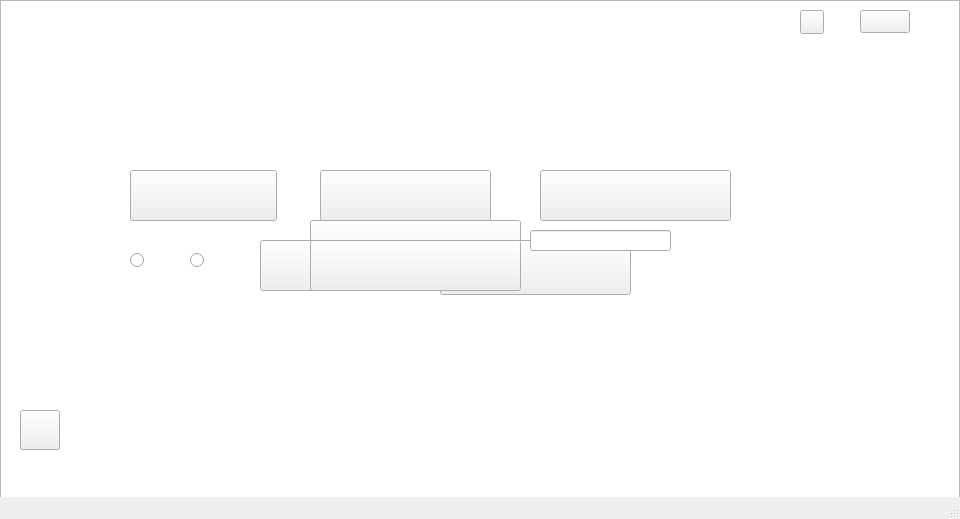
<?xml version="1.0" encoding="UTF-8"?>
<ui version="4.0">
 <class>MainWindow</class>
 <widget class="QMainWindow" name="MainWindow">
  <property name="geometry">
   <rect>
    <x>0</x>
    <y>0</y>
    <width>960</width>
    <height>519</height>
   </rect>
  </property>
  <property name="minimumSize">
   <size>
    <width>960</width>
    <height>519</height>
   </size>
  </property>
  <property name="maximumSize">
   <size>
    <width>960</width>
    <height>519</height>
   </size>
  </property>
  <property name="windowTitle">
   <string>MainWindow</string>
  </property>
  <property name="styleSheet">
   <string notr="true"/>
  </property>
  <widget class="QWidget" name="centralwidget">
   <property name="maximumSize">
    <size>
     <width>960</width>
     <height>519</height>
    </size>
   </property>
   <widget class="QGraphicsView" name="graphicsView">
    <property name="enabled">
     <bool>true</bool>
    </property>
    <property name="geometry">
     <rect>
      <x>0</x>
      <y>0</y>
      <width>960</width>
      <height>519</height>
     </rect>
    </property>
    <property name="maximumSize">
     <size>
      <width>960</width>
      <height>519</height>
     </size>
    </property>
    <property name="styleSheet">
     <string notr="true">background-image: url(:/Imagenes/FondoMenu.png);</string>
    </property>
    <property name="verticalScrollBarPolicy">
     <enum>Qt::ScrollBarAlwaysOff</enum>
    </property>
    <property name="horizontalScrollBarPolicy">
     <enum>Qt::ScrollBarAlwaysOff</enum>
    </property>
   </widget>
   <widget class="QPushButton" name="bottonJugar">
    <property name="geometry">
     <rect>
      <x>260</x>
      <y>240</y>
      <width>111</width>
      <height>51</height>
     </rect>
    </property>
    <property name="styleSheet">
     <string notr="true">background-image: url(:/Imagenes/JugarRickMorty.png);</string>
    </property>
    <property name="text">
     <string/>
    </property>
   </widget>
   <widget class="QPushButton" name="bottonInstrucciones">
    <property name="geometry">
     <rect>
      <x>440</x>
      <y>240</y>
      <width>191</width>
      <height>55</height>
     </rect>
    </property>
    <property name="maximumSize">
     <size>
      <width>16777215</width>
      <height>55</height>
     </size>
    </property>
    <property name="whatsThis">
     <string/>
    </property>
    <property name="styleSheet">
     <string notr="true">background-image: url(:/Imagenes/instrucciones.png);</string>
    </property>
    <property name="text">
     <string/>
    </property>
   </widget>
   <widget class="QPushButton" name="bottonMultijugador">
    <property name="geometry">
     <rect>
      <x>320</x>
      <y>170</y>
      <width>171</width>
      <height>51</height>
     </rect>
    </property>
    <property name="maximumSize">
     <size>
      <width>16777215</width>
      <height>61</height>
     </size>
    </property>
    <property name="styleSheet">
     <string notr="true">background-image: url(:/Imagenes/2jugadores.png);</string>
    </property>
    <property name="text">
     <string/>
    </property>
   </widget>
   <widget class="QRadioButton" name="radioButton">
    <property name="geometry">
     <rect>
      <x>190</x>
      <y>230</y>
      <width>51</width>
      <height>61</height>
     </rect>
    </property>
    <property name="styleSheet">
     <string notr="true">background-image: url(:/Imagenes/IconMorty.png);</string>
    </property>
    <property name="text">
     <string/>
    </property>
   </widget>
   <widget class="QRadioButton" name="radioButton_2">
    <property name="geometry">
     <rect>
      <x>130</x>
      <y>230</y>
      <width>51</width>
      <height>61</height>
     </rect>
    </property>
    <property name="styleSheet">
     <string notr="true">background-image: url(:/Imagenes/IconRick.png);</string>
    </property>
    <property name="text">
     <string/>
    </property>
   </widget>
   <widget class="QLabel" name="label">
    <property name="geometry">
     <rect>
      <x>610</x>
      <y>100</y>
      <width>341</width>
      <height>281</height>
     </rect>
    </property>
    <property name="maximumSize">
     <size>
      <width>360</width>
      <height>288</height>
     </size>
    </property>
    <property name="styleSheet">
     <string notr="true">background-image: url(:/Imagenes/LlegamosCasa.gif);</string>
    </property>
    <property name="text">
     <string/>
    </property>
   </widget>
   <widget class="QLabel" name="label_2">
    <property name="enabled">
     <bool>true</bool>
    </property>
    <property name="geometry">
     <rect>
      <x>-10</x>
      <y>-10</y>
      <width>960</width>
      <height>516</height>
     </rect>
    </property>
    <property name="minimumSize">
     <size>
      <width>960</width>
      <height>516</height>
     </size>
    </property>
    <property name="maximumSize">
     <size>
      <width>960</width>
      <height>516</height>
     </size>
    </property>
    <property name="styleSheet">
     <string notr="true">background-image: url(:/Imagenes/instruccionesImagen.png);</string>
    </property>
    <property name="text">
     <string/>
    </property>
   </widget>
   <widget class="QPushButton" name="pushButton">
    <property name="geometry">
     <rect>
      <x>20</x>
      <y>410</y>
      <width>40</width>
      <height>40</height>
     </rect>
    </property>
    <property name="maximumSize">
     <size>
      <width>40</width>
      <height>40</height>
     </size>
    </property>
    <property name="styleSheet">
     <string notr="true">background-image: url(:/Imagenes/Atras.png);</string>
    </property>
    <property name="text">
     <string/>
    </property>
   </widget>
   <widget class="QLabel" name="label_3">
    <property name="geometry">
     <rect>
      <x>220</x>
      <y>80</y>
      <width>341</width>
      <height>321</height>
     </rect>
    </property>
    <property name="styleSheet">
     <string notr="true">background-image: url(:/Imagenes/mortyllorando.gif);</string>
    </property>
    <property name="text">
     <string/>
    </property>
   </widget>
   <widget class="QPushButton" name="bottonUsurario">
    <property name="geometry">
     <rect>
      <x>310</x>
      <y>220</y>
      <width>211</width>
      <height>51</height>
     </rect>
    </property>
    <property name="maximumSize">
     <size>
      <width>220</width>
      <height>16777215</height>
     </size>
    </property>
    <property name="styleSheet">
     <string notr="true">background-image: url(:/Imagenes/registrousuario.png);</string>
    </property>
    <property name="text">
     <string/>
    </property>
   </widget>
   <widget class="QLineEdit" name="lineEdit">
    <property name="geometry">
     <rect>
      <x>530</x>
      <y>230</y>
      <width>141</width>
      <height>21</height>
     </rect>
    </property>
   </widget>
   <widget class="QPushButton" name="bottonReiniciar">
    <property name="geometry">
     <rect>
      <x>800</x>
      <y>10</y>
      <width>24</width>
      <height>24</height>
     </rect>
    </property>
    <property name="maximumSize">
     <size>
      <width>24</width>
      <height>24</height>
     </size>
    </property>
    <property name="styleSheet">
     <string notr="true">background-image: url(:/Imagenes/ReiniciarP.png);</string>
    </property>
    <property name="text">
     <string/>
    </property>
   </widget>
   <widget class="QPushButton" name="pushButton_2">
    <property name="geometry">
     <rect>
      <x>130</x>
      <y>170</y>
      <width>147</width>
      <height>51</height>
     </rect>
    </property>
    <property name="maximumSize">
     <size>
      <width>147</width>
      <height>16777215</height>
     </size>
    </property>
    <property name="styleSheet">
     <string notr="true">background-image: url(:/Imagenes/1jugador.png);</string>
    </property>
    <property name="text">
     <string/>
    </property>
   </widget>
   <widget class="QPushButton" name="cargarPartida">
    <property name="geometry">
     <rect>
      <x>540</x>
      <y>170</y>
      <width>191</width>
      <height>51</height>
     </rect>
    </property>
    <property name="styleSheet">
     <string notr="true">background-image: url(:/Imagenes/cargarpartida.png);</string>
    </property>
    <property name="text">
     <string/>
    </property>
   </widget>
   <widget class="QPushButton" name="eliminarPartida">
    <property name="geometry">
     <rect>
      <x>310</x>
      <y>240</y>
      <width>211</width>
      <height>51</height>
     </rect>
    </property>
    <property name="styleSheet">
     <string notr="true">background-image: url(:/Imagenes/eliminarpartida.png);</string>
    </property>
    <property name="text">
     <string/>
    </property>
   </widget>
   <widget class="QPushButton" name="salir">
    <property name="geometry">
     <rect>
      <x>860</x>
      <y>10</y>
      <width>50</width>
      <height>23</height>
     </rect>
    </property>
    <property name="maximumSize">
     <size>
      <width>50</width>
      <height>16777215</height>
     </size>
    </property>
    <property name="styleSheet">
     <string notr="true">background-image: url(:/Imagenes/salir.png);</string>
    </property>
    <property name="text">
     <string/>
    </property>
   </widget>
   <zorder>graphicsView</zorder>
   <zorder>label_2</zorder>
   <zorder>label_3</zorder>
   <zorder>label</zorder>
   <zorder>bottonReiniciar</zorder>
   <zorder>bottonUsurario</zorder>
   <zorder>bottonJugar</zorder>
   <zorder>bottonInstrucciones</zorder>
   <zorder>radioButton_2</zorder>
   <zorder>pushButton</zorder>
   <zorder>bottonMultijugador</zorder>
   <zorder>pushButton_2</zorder>
   <zorder>cargarPartida</zorder>
   <zorder>lineEdit</zorder>
   <zorder>eliminarPartida</zorder>
   <zorder>radioButton</zorder>
   <zorder>salir</zorder>
  </widget>
  <widget class="QMenuBar" name="menubar">
   <property name="geometry">
    <rect>
     <x>0</x>
     <y>0</y>
     <width>960</width>
     <height>21</height>
    </rect>
   </property>
  </widget>
  <widget class="QStatusBar" name="statusbar">
   <property name="maximumSize">
    <size>
     <width>960</width>
     <height>519</height>
    </size>
   </property>
  </widget>
 </widget>
 <resources/>
 <connections/>
</ui>
